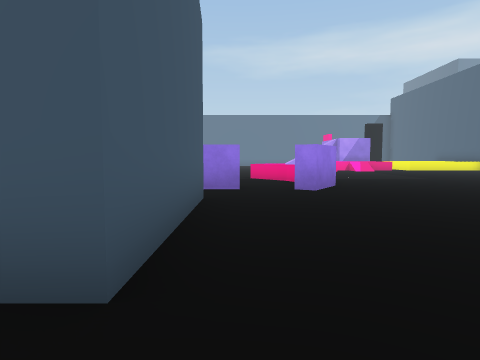
[1] (above)

24 first-person views from a walk through a Unity game level. The camera is 1.4 m above the floor, tilts 4° down and sees 75° across. The floor is counted in squares, 2 m on a side. Each view is taken from the middle of a square. On the plan, view 1 faces up. The plan holds only what a view shows up to about 10 squares ahead; the rest is blank. The place goes on beyond the plan. The player is left out. Some animated figures are not drawn. Some surface patterns are stand-ins.

[2]
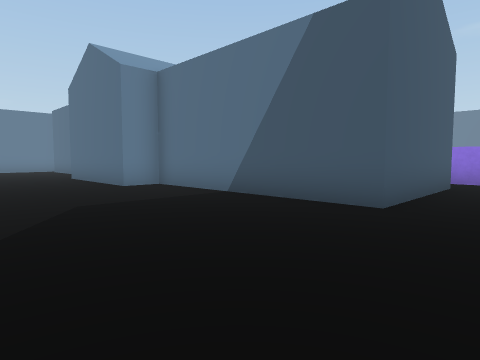

[3]
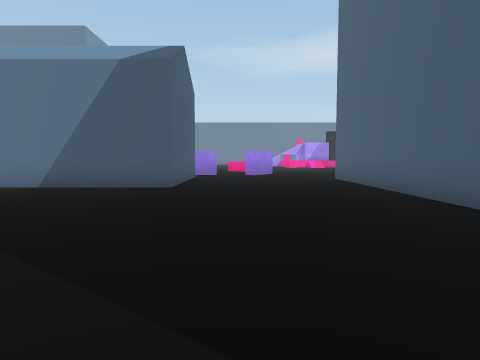

[4]
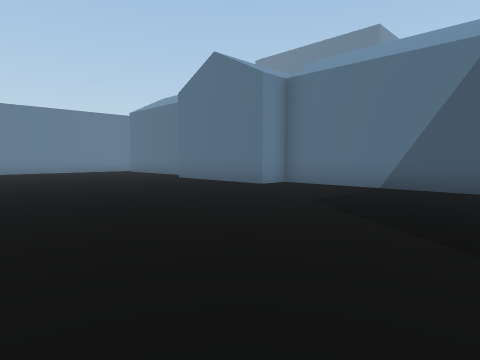

[5]
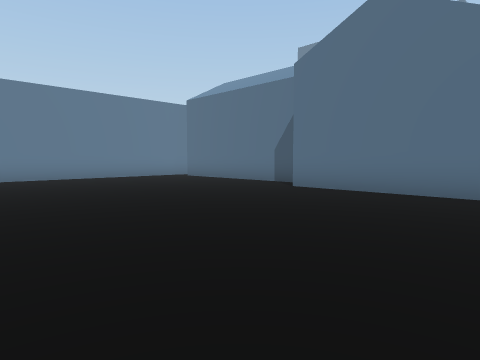

[6]
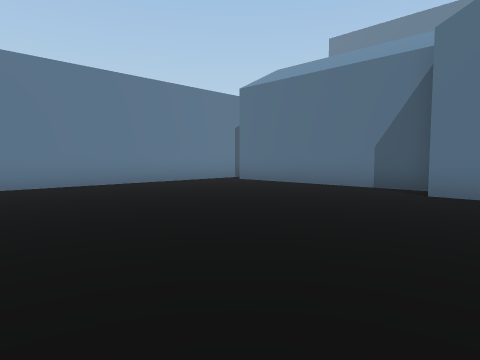

[7]
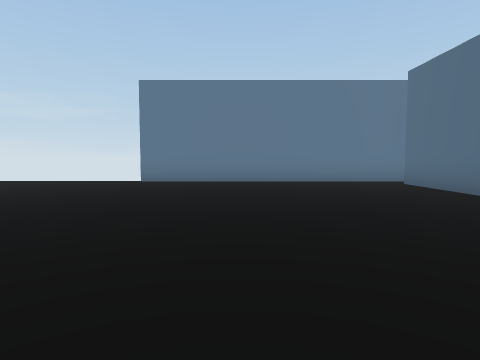

[8]
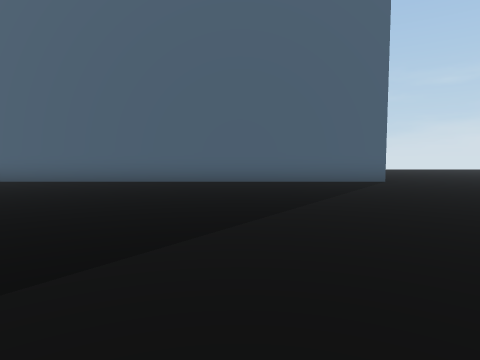

[9]
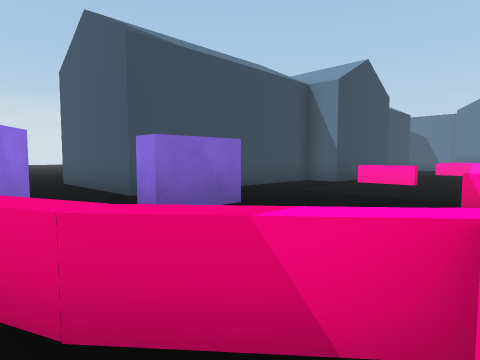

[10]
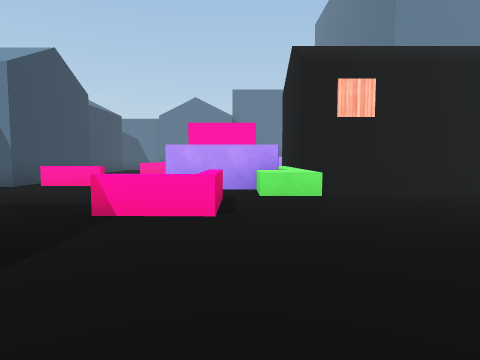

[11]
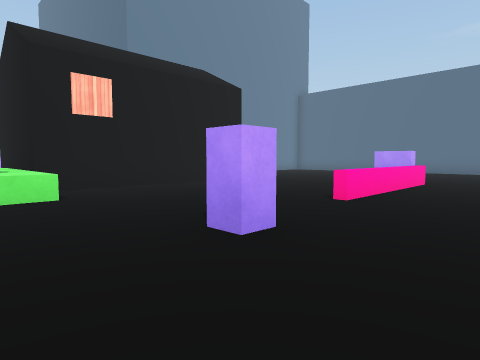

[12]
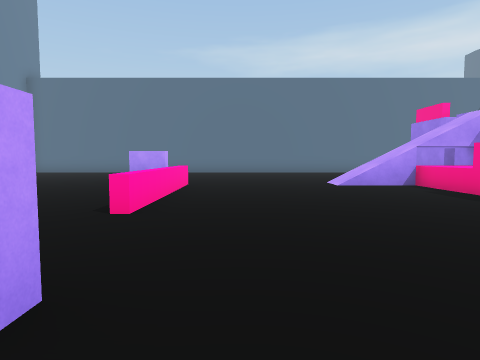

[13]
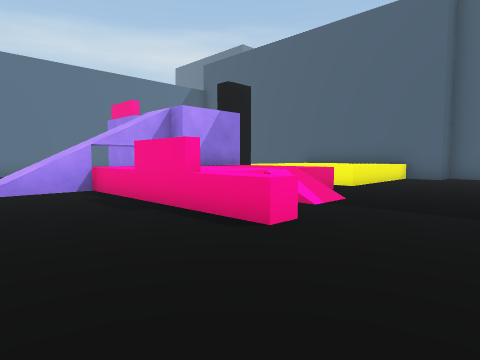

[14]
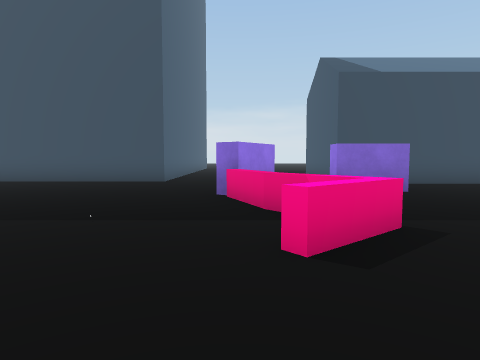

[15]
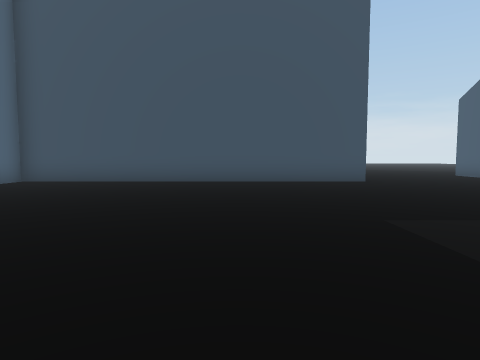

[16]
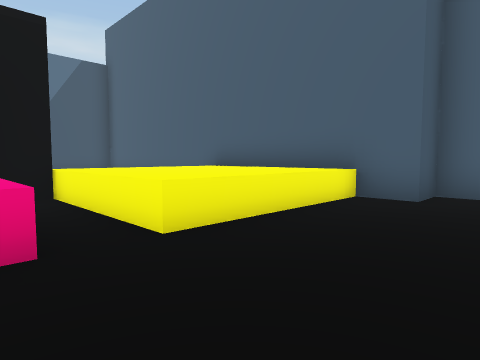

[17]
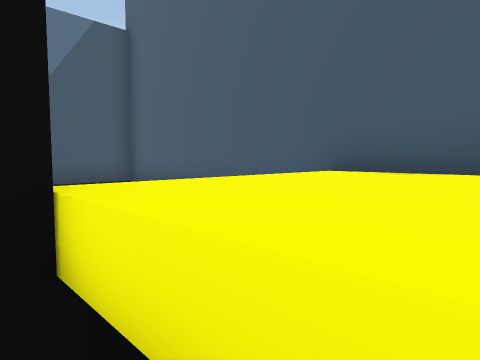

[18]
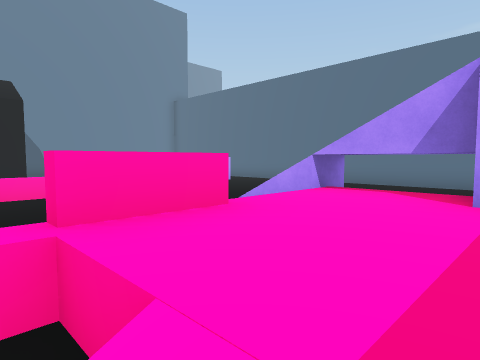

[19]
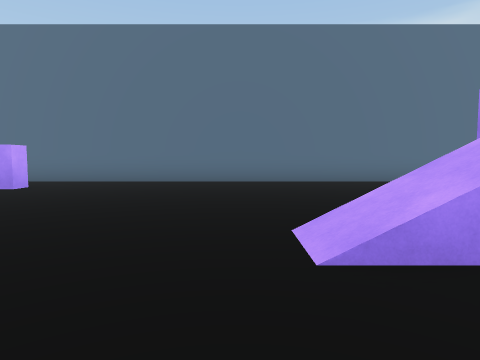

[20]
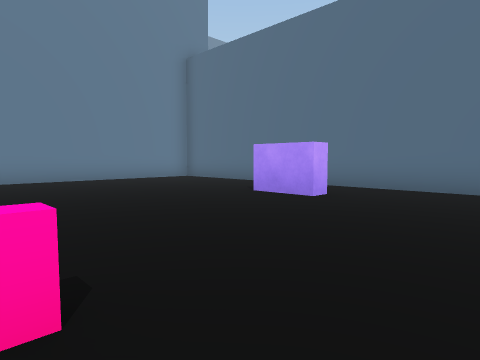

[21]
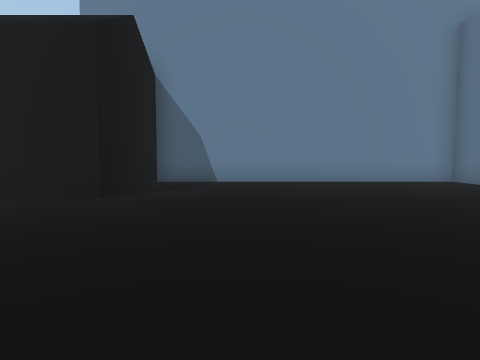

[22]
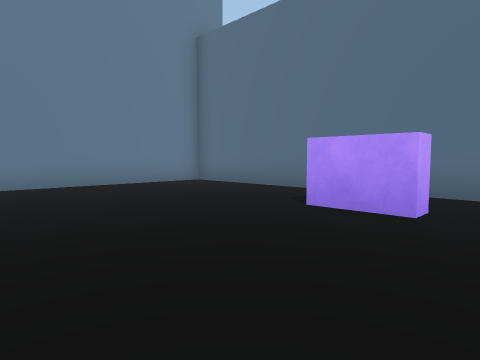

[23]
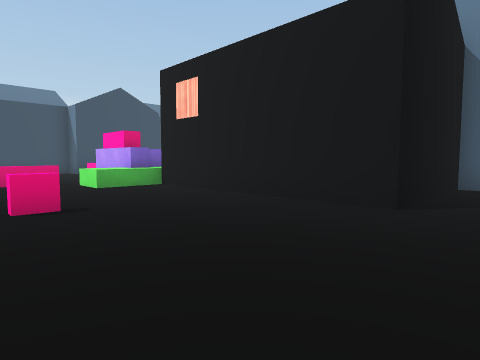

[24]
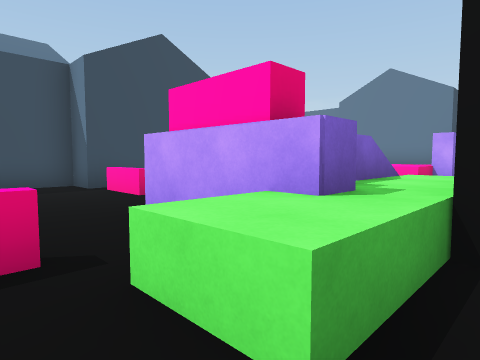

### Floor plan
Key: @ floor where view 1 was taken; # wall or solid block; x gap in a wall; . main floor; : floor 0.75 m higher than the main floor; + floor 1 m higher than the main floor; / step, stairs or slope; = window, fence, low wall or low ledge; ^ raised ledge; H house; B block; O other object.
Columns run from 18 left of view 1 to 14 right of it. Each row starts with its distance up from view 1.
 29        ####################  ####
 28        #..... ...........    ...#
 27        #.................       #
 26        #......OO........        #
 25        #...............  OB     #
 24        #...............  OB     #
 23        #..............   OB     #
 22        #.............//..  O..  #
 21        #.........O...=x=BBBO^^^^#
 20        #.........O.....++++.^^^^#
 19         HHHH.....O.....++++.^^^^#
 18           HH.....O.....O+++.^^^^#
 17           HH.....O.....=//......#
 16           HH...O.......=.........
 15           HH...................
 14         HHHH.....O....... .
 13          :::O:........   ...
 12   OO     // B.OO....... .....
 11           B ^..O...^..........
 10             .......^..........
  9          ...........^..........
  8          ..O........#...........
  7            O.....OO.#............
  6         HHHH.....................
  5           HHHHHHHH...............
  4             HHHHHH.....##########
  3    HHHHH    HHHHHH.....#
  2 # HHHHHH  HHHHHHHH.....#
  1 #.......HHHH...........#
  0 #.................@....#
 -1 #......................#
 -2 #......................#
 -3 #......................#
 -4 #......................#
 -5 #......................#
 -6 #......................#

Positions as (right, up) in squares from view 1, and headings:
1: (0, 0), facing up
2: (1, -3), facing up-left
3: (1, -6), facing up
4: (-1, -6), facing up-left
5: (-6, -6), facing up-left
6: (-9, -6), facing up-left
7: (-8, -3), facing left
8: (-5, -3), facing right
9: (2, 11), facing down-left
10: (1, 12), facing left
11: (1, 12), facing up-left
12: (0, 13), facing up
13: (2, 14), facing up-right
14: (2, 14), facing down
15: (8, 14), facing down
16: (8, 15), facing up-right
17: (9, 19), facing up-right
18: (7, 17), facing up-left
19: (2, 19), facing up
20: (0, 21), facing up-left
21: (-1, 22), facing left
22: (-2, 22), facing up-left
23: (-2, 21), facing down-left
24: (-4, 14), facing down-left
